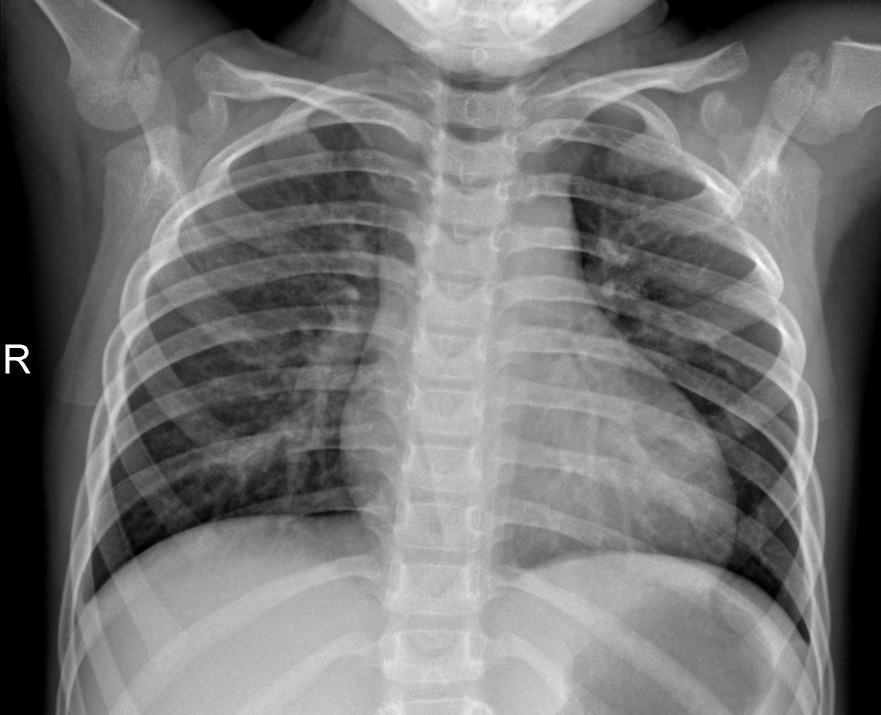
#> input picture project/dataset/train/NORMAL/IM-0162-0001.jpeg, 1762 x 1430 px (shown at 1/2 size); its folder holds only this picture in this run
$ jupyter execute Zoidberg2.0.ipynb
#> lines starting #> are read from the running program, lines starting #| are printed output that depends on the picture
[cell 1]
from pathlib import Path
import glob
import pandas as pd
import cv2 as cv
import numpy as np
import random
from sklearn.svm import SVC

# Step 1/   Fetching Images

>Reading images and filling up our DataFrame with all our images labeled: No Pneumonia(0), Virus(1) and Bacteria(2)

[cell 2]
train_data = []
root_train_images_dir = Path('../dataset/train')
subdirectories = ['NORMAL', 'PNEUMONIA']

for sub in subdirectories:
    images_dir = root_train_images_dir / sub
    images = images_dir.glob('*.jpeg')
    for img in images:
        if sub == 'PNEUMONIA':
            train_data.append((img, 1))
        else:
            train_data.append((img, 0))
#> pass 2 of the loop `for sub in subdirectories:`:
train_data = pd.DataFrame(train_data, columns=['image', 'label'], index = None)
print("Training data:\n{}".format(train_data))

# Step 2/    Image conversion and data augmentation
>Reading all images in our DataFrame. Then we will resize them to fit 64x64 and will apply some changes to duplicate images with modifications like rotation, blurring, etc. It is called data augmentation.

[cell 3]
train_features = {'base': [], 'low': [], 'medium': [], 'high': []}
train_labels = {'base': [], 'low': [], 'medium': [], 'high': []}
levels = ['base', 'low', 'medium', 'high']

def histogram_equalization(img, label):
    tmp = cv.cvtColor(img, cv.COLOR_BGR2YUV)
    tmp[:,:,0] = cv.equalizeHist(tmp[:,:,0])
    result = cv.cvtColor(tmp, cv.COLOR_YUV2BGR)
    for l in levels:
        if l != 'base':
            train_features[l].append(np.array(result))
            train_labels[l].append(label)

def rotation(img, label):
    rows, cols = img.shape[0], img.shape[1]
    rotate_low = random.randint(-180, 180)
    matrice = cv.getRotationMatrix2D((cols / 2, rows / 2), rotate_low, .7)
    result = cv.warpAffine(img, matrice, (rows, cols), borderMode=cv.BORDER_CONSTANT, borderValue=(144, 159, 162))
    for l in levels:
        if l != 'base':
            train_features[l].append(np.array(result))
            train_labels[l].append(label)
    rotate_medium = rotate_low
    while rotate_medium == rotate_low:
        rotate_medium = random.randint(-180, 180)
    matrice = cv.getRotationMatrix2D((cols / 2, rows / 2), rotate_medium, .7)
    result = cv.warpAffine(img, matrice, (rows, cols), borderMode=cv.BORDER_CONSTANT, borderValue=(144, 159, 162))
    for l in levels:
        if l != 'base' and l != 'low':
            train_features[l].append(np.array(result))
            train_labels[l].append(label)

for data in train_data.values:
    img = cv.imread(data[0].__str__())
#> img is the input picture: shape (1430, 1762, 3); min 0, max 255, mean 116.6
    img = cv.resize(img, (64, 64))
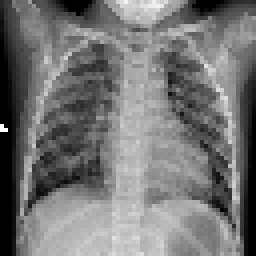
#> img: shape (64, 64, 3) (shown 4 times larger); min 0, max 254, mean 116.5
    for l in levels:
        train_features[l].append(np.array(img))
        train_labels[l].append(data[1])
    histogram_equalization(img, data[1])
#> in histogram_equalization, `tmp = cv.cvtColor(img, cv.COLOR_BGR2YUV)`: tmp: shape (64, 64, 3); mean of channels 0, 1, 2 116.5, 128, 128
#> in histogram_equalization, `tmp[:,:,0] = cv.equalizeHist(tmp[:,:,0])`: tmp: shape (64, 64, 3); mean of channels 0, 1, 2 121.6, 128, 128
#> in histogram_equalization, `result = cv.cvtColor(tmp, cv.COLOR_YUV2BGR)`:
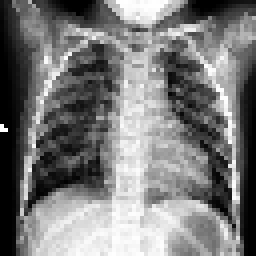
#> result: shape (64, 64, 3) (shown 4 times larger); min 0, max 255, mean 121.6
    rotation(img, data[1])
#> in rotation, `result = cv.warpAffine(img, matrice, (rows, cols), borderMode=cv.BORDE..`:
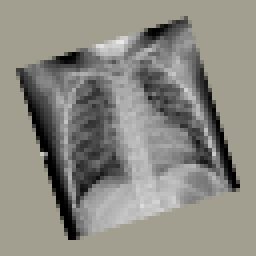
#> result: shape (64, 64, 3) (shown 4 times larger); mean B, G, R 130.4, 138.1, 139.6
#> in rotation, `result = cv.warpAffine(img, matrice, (rows, cols), borderMode=cv.BORDE..`:
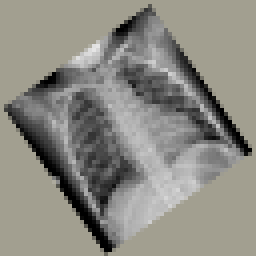
#> result: shape (64, 64, 3) (shown 4 times larger); mean B, G, R 130.6, 138.2, 139.8
#> pass 2 of the loop `for data in train_data.values:`:
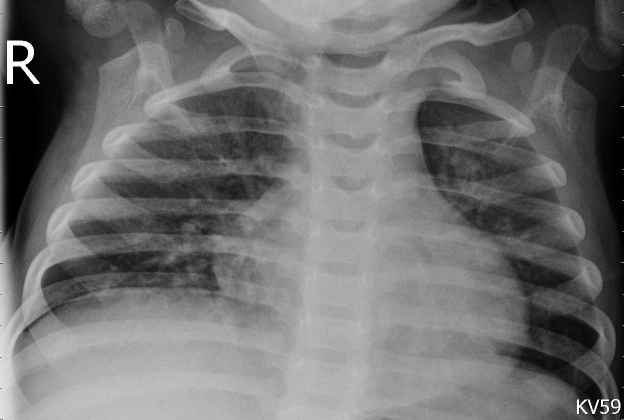
#> input picture project/dataset/train/PNEUMONIA/person1035_virus_1729.jpeg, 1248 x 840 px (shown at 1/2 size)
#> img is the input picture: shape (840, 1248, 3); min 0, max 255, mean 111.8
#> `img = cv.resize(img, (64, 64))`:
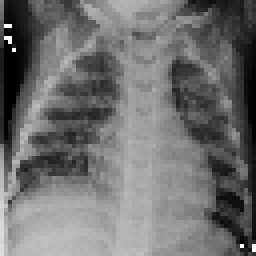
#> img: shape (64, 64, 3) (shown 4 times larger); min 0, max 255, mean 111.4
#> in rotation (call 2), `result = cv.warpAffine(img, matrice, (rows, cols), borderMode=cv.BORDE..`:
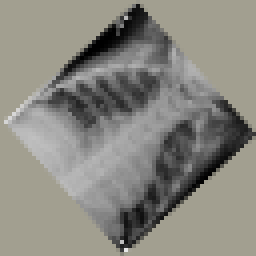
#> result: shape (64, 64, 3) (shown 4 times larger); mean B, G, R 128.1, 135.7, 137.3

for l in levels:
    print("{}:".format(l.capitalize()))
    print("Features: {}".format(train_features[l].__len__()))
    print("Labels: {}\n".format(train_labels[l].__len__()))

#   Dans train_features on a les différentes images à envoyer au modèle sous forme de numpy arrays. Et dans train labels , les labels correspondant aux différentes images.
